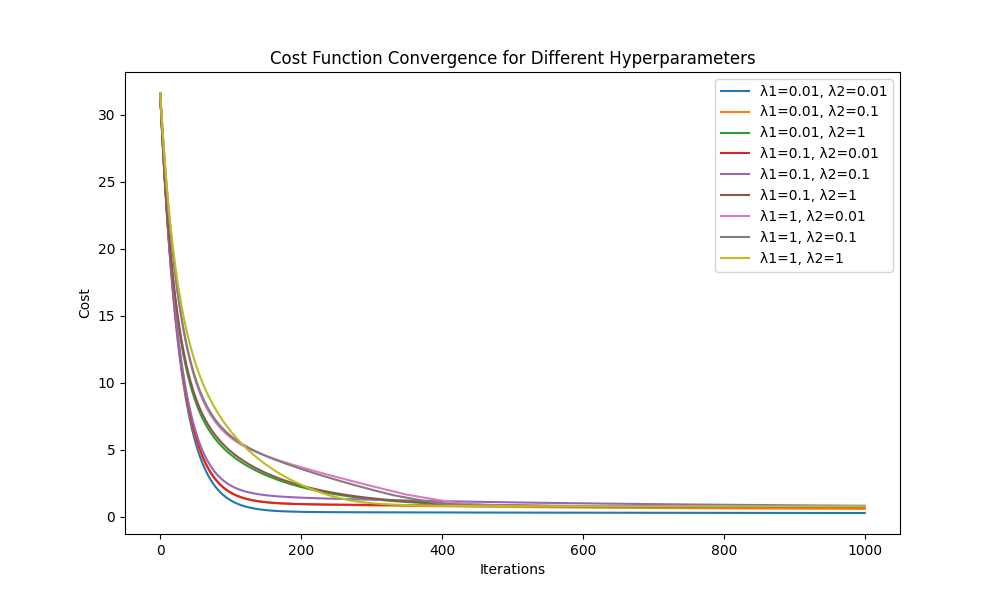

Here is the Python script that generated this plot:
import numpy as np
import matplotlib.pyplot as plt

# cost function with both L1 (Lasso) and L2 (Ridge) regularization
def compute_cost(X, y, theta, lambda_1, lambda_2):
    m = len(y)
    predictions = X.dot(theta)
    errors = predictions - y
    cost = (1 / (2 * m)) * np.sum(errors ** 2)
    
    l1_penalty = lambda_1 * np.sum(np.abs(theta[1:]))
    l2_penalty = (lambda_2 / 2) * np.sum(theta[1:] ** 2)
    
    cost += l1_penalty + l2_penalty
    return cost

def compute_gradient(X, y, theta, lambda_1, lambda_2):
    m = len(y)
    predictions = X.dot(theta)
    errors = predictions - y
    
    gradient = (1 / m) * X.T.dot(errors)

    l1_gradient = lambda_1 * np.sign(theta[1:])
    l2_gradient = lambda_2 * theta[1:]
    gradient[1:] += l1_gradient + l2_gradient
    return gradient

def gradient_descent(X, y, theta, learning_rate, iterations, lambda_1, lambda_2):
    cost_history = []
    
    for _ in range(iterations):
        gradient = compute_gradient(X, y, theta, lambda_1, lambda_2)
        theta -= learning_rate * gradient
        cost_history.append(compute_cost(X, y, theta, lambda_1, lambda_2))
        
    return theta, cost_history

def grid_search(X, y, lambda_1_values, lambda_2_values, learning_rate, iterations):
    best_theta = None
    best_cost = float('inf')
    best_lambda_1 = 0
    best_lambda_2 = 0
    cost_histories = {}

    for lambda_1 in lambda_1_values:
        for lambda_2 in lambda_2_values:
            theta = np.zeros(X.shape[1])
            theta_optimal, cost_history = gradient_descent(X, y, theta, learning_rate, iterations, lambda_1, lambda_2)
            final_cost = cost_history[-1]
            
            cost_histories[(lambda_1, lambda_2)] = cost_history
            
            if final_cost < best_cost:
                best_cost = final_cost
                best_theta = theta_optimal
                best_lambda_1 = lambda_1
                best_lambda_2 = lambda_2
    
    return best_theta, best_lambda_1, best_lambda_2, cost_histories

def plot_cost_history(cost_histories, lambda_1_values, lambda_2_values):
    plt.figure(figsize=(10, 6))
    
    for lambda_1 in lambda_1_values:
        for lambda_2 in lambda_2_values:
            plt.plot(cost_histories[(lambda_1, lambda_2)], label=f"λ1={lambda_1}, λ2={lambda_2}")
    
    plt.xlabel('Iterations')
    plt.ylabel('Cost')
    plt.title('Cost Function Convergence for Different Hyperparameters')
    plt.legend()
    plt.savefig('Elastic_Net.png')
    plt.show()


np.random.seed(42)
X = np.random.rand(100, 3)
X = np.c_[np.ones(X.shape[0]), X]
y = X.dot(np.array([5, 3, 2, 1])) + np.random.randn(100) * 0.5

lambda_1_values = [0.01, 0.1, 1]
lambda_2_values = [0.01, 0.1, 1]
learning_rate = 0.01
iterations = 1000

best_theta, best_lambda_1, best_lambda_2, cost_histories = grid_search(X, y, lambda_1_values, lambda_2_values, learning_rate, iterations)

print("Optimal theta values:", best_theta)
print("Best λ1:", best_lambda_1)
print("Best λ2:", best_lambda_2)

plot_cost_history(cost_histories, lambda_1_values, lambda_2_values)
